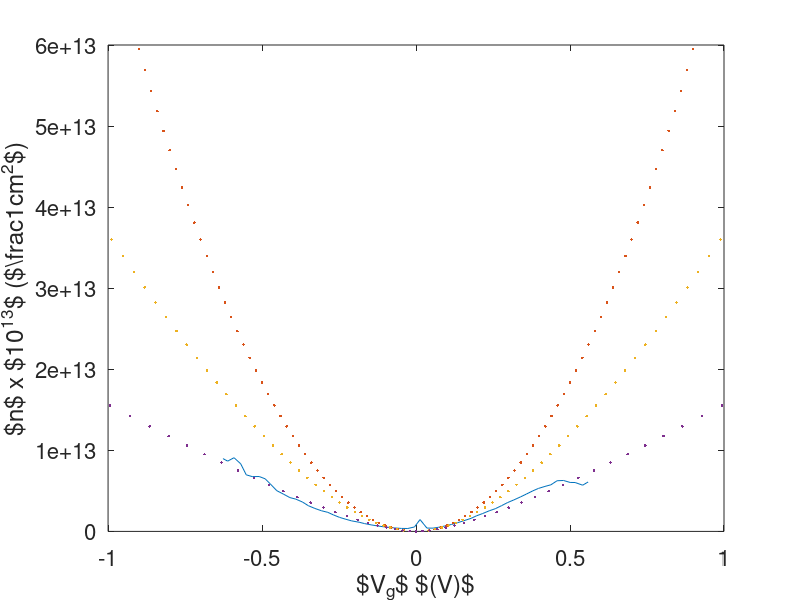

This chart was generated by the following MATLAB code:
close all;
clear all;
clc;
format long;

%1 LoadData%%%%%%%%%%%%%%%%%%%%%%%%
%mydata
nvd1=dlmread('ncJC200.txt');
%data fitting from device JC: pH7, Welec, 200 mM PB pH7 Hall Bar
nvd1n=nvd1(:,1);
nvd1Vg=nvd1(:,2);


%2DefiningConstants%%%%%%%%%%%%%%%%
hbar=6.58211814e-16; h=hbar*2*pi; vF=1000000;  %eVs, Fermi velocity in m/s
kT=8.617e-5*298; eps=8.854e-12; %boltzmann constant Ev, temperature, epsilon_0 
e=1.602e-19; G0=4*e/h; %unit charge, Qcond


%%%%%%%%%%%%%%%%%%%%%%%%%%%%%%%%%%%%%
%%%%%%%%      parameters     %%%%%%%%
%%%%%%%%%%%%%%%%%%%%%%%%%%%%%%%%%%%%%
%alphaG
%LxL
offset=0;%offest of Vg to align to data
alpha= 1; %coupling coefficient

%Fluid based capacitance
Cdl=.2; %Farads/m^2
M=.1;%concentration in M
d=0.3*(M)^-.5*1/1000000000%in nm Debye screening length Sheehan; analytical chemistry 2012 
ep=5;%permittivity of fluid
Cdlv=eps*ep/d%variable double layer capacitance


%%%%%%%%%%%%%%%%%%%%%%%%%%%%%%%%%%%%%
%%%%%%%%     calculations    %%%%%%%%
%%%%%%%%%%%%%%%%%%%%%%%%%%%%%%%%%%%%%

nEf=100; nE=500;
Efmin=-1; Efmax=1; 
%creating energy and fermi energy vectors
Efrange=Efmax-Efmin;Ef=Efmin:Efrange/nEf:Efmax;

%Graphene
%Density of states and dispersion relation 
kc=abs(Ef./(hbar*vF)); %lin disp relationship for graphene
DEc=2/pi*Ef./(hbar*vF)^2;%DEc==density of states
nn=(Ef.^2)/(pi*hbar^2*vF^2)/10000;%E in eV so carrier density 1/cm^2
Vg=(Ef/alpha)+offset;

%Determin Capacitance
%Cq=abs(e*2*Ef./(pi*hbar^2*vF^2));
%Ctemp=(Cq.*Cdl);
%Ctot=Ctemp./(Cq+Cdl);
%Vgq=e*10000*nn./Ctot;

nm=(Ef.^2)/(pi*hbar^2*vF^2);
Vge=hbar*vF*pi^.5*nm.^.5+e*nm./Cdl;

nmd=[(Ef.^2)/(pi*hbar^2*vF^2),(Ef.^2)/(pi*hbar^2*vF^2)];
Vgd=[-(hbar*vF*pi^.5*nm.^.5),(hbar*vF*pi^.5*nm.^.5)];
Vgdd=[-(hbar*vF*pi^.5*nm.^.5+e*nm./Cdl),(hbar*vF*pi^.5*nm.^.5+e*nm./Cdl)];
Vgdv=[-(hbar*vF*pi^.5*nm.^.5+e*nm./Cdlv),(hbar*vF*pi^.5*nm.^.5+e*nm./Cdlv)];

%%%%%%%%%%%%%%%%%%%%%%%%%%%%%%%%%%%%%
%%%%%%%%       plotting      %%%%%%%%
%%%%%%%%%%%%%%%%%%%%%%%%%%%%%%%%%%%%%

figure(1)
%plot(nvd1Vg,nvd1n*10000,Vg,nn*10000,Vge,nm);
%plot(nvd1Vg,nvd1n*10000,Vge,nm,Vgd,nmd);
plot(nvd1Vg-.03,nvd1n,Vgd,nmd/10000,'.',Vgdd,nmd/10000,'.',Vgdv,nmd/10000,'.');
xlabel('$V_g$ $(V)$')
ylabel('$n$ x $10^{13}$ ($\frac{1}{cm^2}$)')
ylim([0 60e12])
xlim([-1 1])
set(0,'defaulttextinterpreter','latex')
set(0,'defaultaxesfontname','helvetica')
set(gca,'fontsize',16)
%set(gca,'YTickLabelMode','manual')


